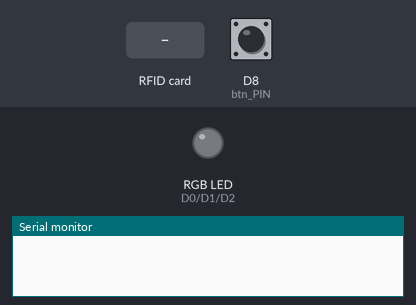
The sketch below on a simulated ESP8266 (NodeMCU). On the bench: an RGB LED mixed from three pins (HIGH = lit), the last lines printed to the serial monitor. The inputs (shaded band) are chosen by the test bench; at power-on: D8 (btn_PIN) LOW. Dim RGB values are drawn brighter than linear.

Above: at 0.0 s.
At 1.2 s:
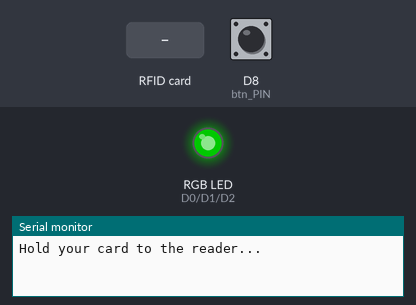
1.3 s: D8 (btn_PIN) pulled HIGH for 0.15 s
2.9 s: RFID card D9 DF 57 C1 held to the reader
4.4 s: RFID card 5E 7A 19 C4 held to the reader
At 5.4 s:
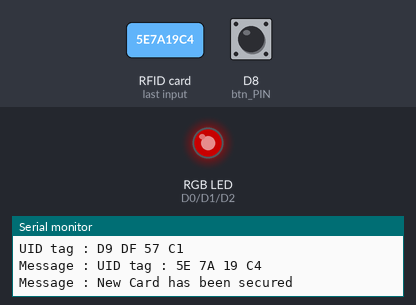
Timing chart, 0 to 7.4 s (numbered marks = the images above; inputs shaded):
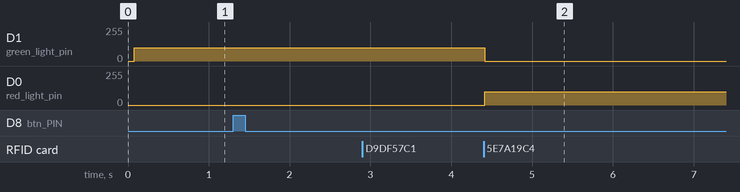

Measured:
- after the input at 4.4 s, D1 (green_light_pin): 100/255 → 0/255 at once; D0 (red_light_pin): 0/255 → 100/255 at once

The sketch:

CardReader.ino
```cpp
#include <SPI.h>
#include <MFRC522.h>

#define SS_PIN        D4
#define RST_PIN       D3
MFRC522 mfrc522(SS_PIN, RST_PIN);   // Create MFRC522 instance.

#define btn_PIN     D8

// -- LED setup -------
int red_light_pin   = D0;
int green_light_pin = D1;
int blue_light_pin  = D2;

//-- RFID Values ------
String SecureID;
String MasterID = "D9 DF 57 C1";
bool NewCard = false;

int state = 1;

unsigned long ttime;
unsigned long lastTtimeOpen = 0;
const long openInterval = 3000;

void setup() {
  Serial.begin(9600);
  RGBSetup();
  RFIDSetup();
  BUTTONSetup();
}

void loop() {
  ttime = millis();
  RFIDLoop();
  NewCardChanger();
  LEDState();
}
```

Button.ino
```cpp
const int buttonPin = btn_PIN;
int buttonState = 0;

void BUTTONSetup() {
  pinMode(buttonPin, INPUT);
}

void NewCardChanger() {
  buttonState = digitalRead(buttonPin);

  if (buttonState == HIGH) {
    Serial.println("New card will be secured");
    state = 2;
    NewCard = true;
  }
}
```

RFID_RC522.ino
```cpp
void RFIDSetup() {
  SPI.begin();          // Initiate  SPI bus
  mfrc522.PCD_Init();   // Initiate MFRC522
  Serial.println("Hold your card to the reader...");
  Serial.println();
}

void RFIDLoop() {
  // Look for new cards
  if ( ! mfrc522.PICC_IsNewCardPresent())
  {
    return;
  }
  // Select one of the cards
  if ( ! mfrc522.PICC_ReadCardSerial())
  {
    return;
  }
  //Show UID on serial monitor
  Serial.print("UID tag :");
  String content = "";
  byte letter;
  for (byte i = 0; i < mfrc522.uid.size; i++)
  {
    Serial.print(mfrc522.uid.uidByte[i] < 0x10 ? " 0" : " ");
    Serial.print(mfrc522.uid.uidByte[i], HEX);
    content.concat(String(mfrc522.uid.uidByte[i] < 0x10 ? " 0" : " "));
    content.concat(String(mfrc522.uid.uidByte[i], HEX));
  }
  Serial.println();
  Serial.print("Message : ");
  //content.toUpperCase();

  if (ttime - lastTtimeOpen >= openInterval) {
    bool run = false;
    lastTtimeOpen = ttime;

    if (state == 0 && run == false) {
      run = true;
      if (content.substring(1) == SecureID  ||  content.substring(1) == MasterID)  //change UID('s) of the card/cards that you want to give access
      {
        Serial.println("Authorized access");
        state = 1;
        Serial.println();
      }
      else   {
        Serial.println("Access denied");
        state = 0;
        Serial.println();
      }
    }
    else if (state != 0 && run == false) {
      run = true;
      SecureID = content.substring(1);
      Serial.println("New Card has been secured");
      state = 0;
      NewCard = false;
    }
  }
}
```

RGBLED.ino
```cpp
void RGBSetup(){
  pinMode(red_light_pin, OUTPUT);
  pinMode(green_light_pin, OUTPUT);
  pinMode(blue_light_pin, OUTPUT);
}


void RGB_color(int red_light_value, int green_light_value, int blue_light_value) {
  analogWrite(red_light_pin, red_light_value);
  analogWrite(green_light_pin, green_light_value);
  analogWrite(blue_light_pin, blue_light_value);
}

void LEDState() {
  switch (state) {
    case 0://Locked
      RGB_color(100,0,0);
      break;
    case 1://Open
      RGB_color(0,100,0);
      break;
  }
}
```

_ReadMe.ino
```cpp
/*
 * All the resources for this project: https://randomnerdtutorials.com/
 * With contributions from: https://www.instructables.com/id/MFRC522-RFID-Reader-Interfaced-With-NodeMCU/
 * Modified by Rui Santos & Peder & Sam Rahbar
 *
 * Created by FILIPEFLOP
 * RFID-RC522 Connections:
 * ---------------------------------------------------------------------------------------------------
 *             MFRC522      Arduino       Arduino   Arduino    Arduino          Arduino
 *             Reader/PCD   Uno/101       Mega      Nano v3    Leonardo/Micro   Pro Micro     NODE MCU
 * Signal      Pin          Pin           Pin       Pin        Pin              Pin
 * ---------------------------------------------------------------------------------------------------
 * RST/Reset   RST          9             5         D9         RESET/ICSP-5     RST           D3
 * SPI SS      SDA(SS)      10            53        D10        10               10            D4
 * SPI MOSI    MOSI         11 / ICSP-4   51        D11        ICSP-4           16            D7
 * SPI MISO    MISO         12 / ICSP-1   50        D12        ICSP-1           14            D6
 * SPI SCK     SCK          13 / ICSP-3   52        D13        ICSP-3           15            D5
 *
 * Button Connected to pin D8
 *
 * RGB LED connection:
 * R: D0
 * G: D1
 * B: D2
 */
```
